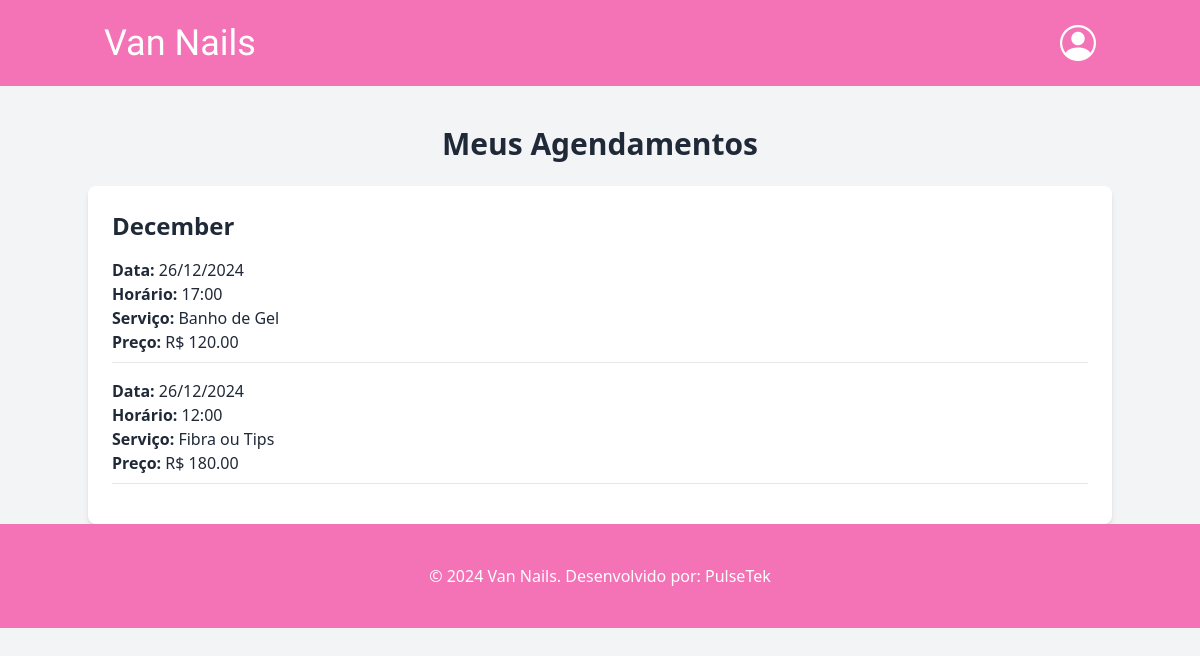
The page /meus_agendamentos (signed in) on the database its author committed.
### app.py (models this page shows)
class Appointment(db.Model):
    id = db.Column(db.Integer, primary_key=True)
    user_id = db.Column(db.Integer, db.ForeignKey('user.id'), nullable=False)
    date = db.Column(db.Date, nullable=False)
    time = db.Column(db.Time, nullable=False)
    user = db.relationship('User', backref='appointments')
    service_type = db.Column(db.String(100), nullable=False)  # Tipo de serviço
    price = db.Column(db.Float, nullable=False)  # Preço do serviço
    barber = db.Column(db.String(50), nullable=False)
    user = db.relationship('User', backref=db.backref('appointments', lazy=True))
    __table_args__ = (
        db.UniqueConstraint('date', 'time', 'barber',name='unique_appointment'),
    )

### app.py (the view)
@app.route("/meus_agendamentos")
@login_required
def meus_agendamentos():
    user_id = session.get("user_id")
    if not user_id:
        flash("Você precisa estar logado para acessar seus agendamentos.", "error")
        return redirect(url_for("login"))
    appointments = Appointment.query.filter_by(user_id=user_id).order_by(desc(Appointment.date), desc(Appointment.time)).all()
    from collections import defaultdict
    from calendar import month_name
    appointments_by_month = defaultdict(list)
    for appointment in appointments:
        month = month_name[appointment.date.month]
        appointments_by_month[month].append(appointment)
    return render_template(
        "meus_agendamentos.html",
        appointments_by_month=appointments_by_month,
    )

### app.py (called while the page is built)
def login_required(f):
    @wraps(f)
    def decorated_function(*args, **kwargs):
        if 'user_id' not in session:
            flash("Por favor, faça login para acessar a agenda.")
            return redirect(url_for('login'))
        return f(*args, **kwargs)
    return decorated_function

### templates/meus_agendamentos.html (shortened to what this page needs)
<!DOCTYPE html>
<html lang="en">
<head>
    <link rel="stylesheet" href="https://cdn.jsdelivr.net/npm/bootstrap-icons@1.11.3/font/bootstrap-icons.min.css">
    <script src="https://cdn.tailwindcss.com"></script>
</head>
<body class="bg-gray-100 text-gray-800">
<nav class="bg-pink-400 text-white">
    <div class="container mx-auto flex justify-between items-center py-4 px-4">
        <a href="{{ url_for('home') }}" class="flex items-center">
            <p class="logo">Van Nails</p>
        </a>
        <div>
            {% if session['user_id'] %}
                <div class="relative inline-block">
                    <button onclick="toggleDropdown()" class="focus:outline-none">
                        <button onclick="toggleDropdown()" class="focus:outline-none">
                            <i class="bi bi-person-circle hover:text-blue-200" style="font-size: 36px;"></i>
                        </button>
                    </button>
                </div>
            {% else %}
                <a href="/login" class="mr-4 py-2 px-4 bg-blue-600 rounded hover:bg-blue-700">Login</a>
                <a href="/register" class="py-2 px-4 bg-green-600 rounded hover:bg-green-700">Registrar</a>
            {% endif %}
        </div>
    </div>
</nav>
<div class="container mx-auto mt-10">
    <h2 class="text-3xl font-bold text-center">Meus Agendamentos</h2>
    <div class="mt-6">
        {% if appointments_by_month %}
            {% for month, appointments in appointments_by_month.items() %}
                <div class="bg-white p-6 rounded-lg shadow-md mt-6">
                    <h3 class="text-2xl font-bold text-gray-800">{{ month }}</h3>
                    <ul class="mt-4">
                        {% for appointment in appointments %}
                            <li class="mb-4 border-b pb-2">
                                <p><strong>Data:</strong> {{ appointment.date.strftime('%d/%m/%Y') }}</p>
                                <p><strong>Horário:</strong> {{ appointment.time.strftime('%H:%M') }}</p>
                                <p><strong>Serviço:</strong> {{ appointment.service_type }}</p>
                                <p><strong>Preço:</strong> R$ {{ '%.2f' | format(appointment.price) }}</p>
                            </li>
                        {% endfor %}
                    </ul>
                </div>
            {% endfor %}
        {% else %}
            <p class="text-center text-gray-600">Você ainda não fez nenhum agendamento.</p>
        {% endif %}
    </div>
</div>
<footer class="py-10 bg-pink-400 text-white">
    <div class="container mx-auto text-center">
        <p>© 2024 Van Nails. Desenvolvido por: PulseTek</p>
    </div>
</footer>
</body>
</html>

### templates/meus_agendamentos.html (style rules this page uses)
.logo { font-family: "Imperial Script", serif; font-style: normal; font-size: 36px; font-weight: 200; }

### rows shown on the page
Appointment: date "26/12/2024", time "17:00", service_type "Banho de Gel", price "120.00"
Appointment: date "26/12/2024", time "12:00", service_type "Fibra ou Tips", price "180.00"

### other values the page prints
{{ month }} "December"
